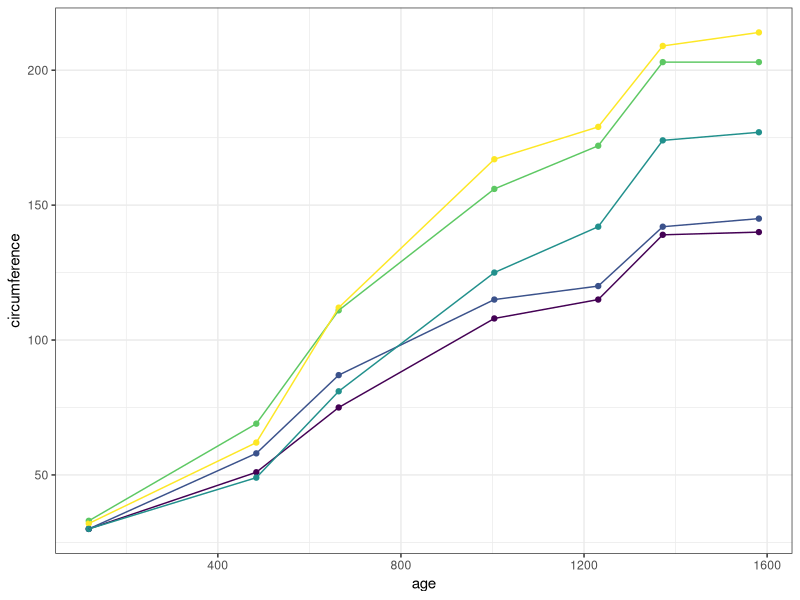
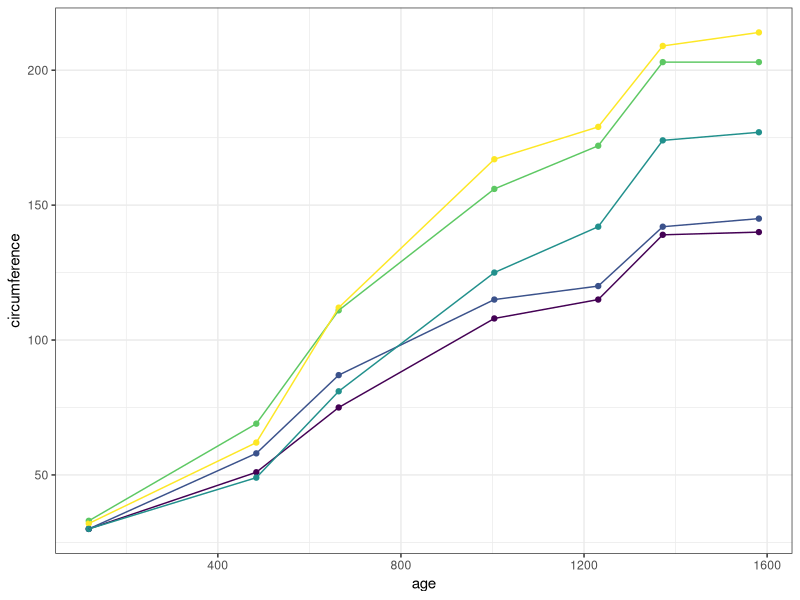

Generate these figures, in order, with R: (Note: this script raises an error after producing the figures.)
## ---- chunk 1
library(ggplot2)
oplot <- ggplot(Orange, aes(x = age, 
                   y = circumference, 
                   colour = Tree)) +
  geom_point() +
  geom_line() +
  guides(colour = FALSE) +
  theme_bw()
oplot
## ---- chunk 2
oplot
## ---- chunk 3
knitr::include_graphics(rep('/images/knit-logo.png', 3))
